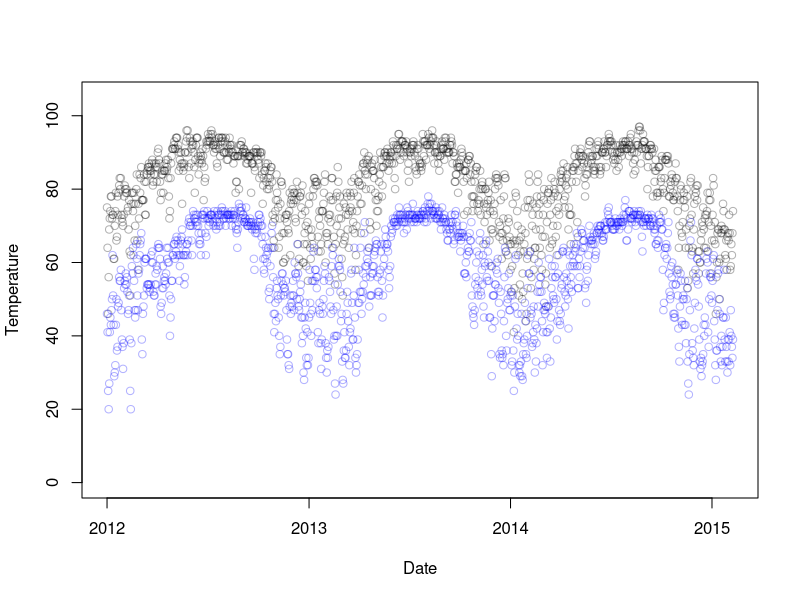
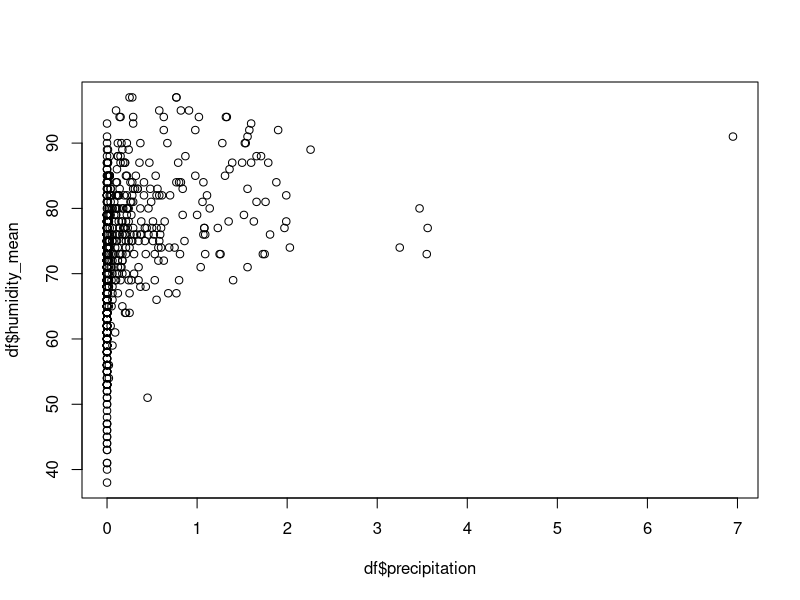

The R source for these figures, in order: (Note: this script raises an error after producing the figures.)
options(stringsAsFactors = FALSE)

#####
# LOAD NICE PACKAGES
#####
library(plyr)

#####
# SET WORKING DIRECTORY TO WHEREVER 
# YOU'VE GOT THE ILI / ED / WEATHER DATA
#####
setwd('uf/phc7000/time_series')

#####
# READ IN ILI AND ALL ED DATA
#####
ili <- read.csv('ili.csv')
ed <- read.csv('all_emergency_alachua.csv')

#####
# READ IN WEATHER DATA
# (use the get_weather.R script to scrape weather data)
#####
weather <- read.csv('gainesville_weather.csv')

#####
# MERGE ALL TOGETHER
#####
temp <- join(x = ed, type = "left", 
                  y = ili,
                  by = "date")
df <- join(x = temp, type = "left",
                y = weather,
                by = "date")
rm(temp, ed, ili, weather)

####
# CLEAN UP A FEW COLUMNS
####
# format "date" as a date object
df$date <- as.Date(df$date)

# make sure "precipitation" is numeric
df$precipitation <- as.numeric(df$precipitation)

#####
# MAKE SOME FUN PLOTS
#####

# max daily temperature
plot(df$date, df$temp_max, xlab = "Date", ylab = "Temperature",
     col = adjustcolor("black", alpha.f = 0.3),
     ylim = c(0, 105))

# add minimum points
points(df$date, df$temp_min,
       col = adjustcolor("blue", alpha.f = 0.3))

# precipitation

# mean humidity

# correlation precipitation / humidity
plot(df$precipitation, df$humidity_mean)

# correlation min and max temp


# correlation cloud cover and precipitation
grouped <- df %>% group_by(cloud_cover) %>%
  summarise(precipitation = mean(precipitation, na.rm = TRUE))

barplot(grouped$precipitation,
        names.arg = grouped$cloud_cover,
        col = "lightblue",
        xlab = "Cloud cover",
        ylab = "Mean daily precipitation (in)")
box("plot")

#####
# TASK
#####

###
# 1. MAKE SOME INTERESTING FEATURES 
###
# day of week
df$day_of_week <- weekdays(df$date)

# weekend

# month

# day of year

# ili_cases as a percentage of all_cases

# mean rolling 21 day humidity average
df$rolling_average <- NA
for (i in 1:nrow(df)){
  df$rolling_average[i] <- 
    mean(df$humidity_mean[which(df$date > (df$date[i] - 21))], na.rm= TRUE)
}

###
# 2. PLOT CORRELATION BETWEEN DAY OF YEAR AND ILI CASES
###

###
# 3. PLOT CORRELATION BETWEEN HUMIDITY 
###

###
# 4. MAKE LINEAR MODEL TO PREDICT ILI CASES
###


###
# 5. DO THE SAME BUT USING POISSON
###
# (the logarithm of ili_cases is a function of...)
fit <- glm(ili_cases ~ temp_min +day_of_week,
           data = df,
           family = poisson(link = 'log'))
exp(coef(fit))
summary(fit)
# Quasipoisson
fit_qpois <- glm(ili_cases ~ temp_min, 
                 data = df,
                 family = quasipoisson)

# Negative binomial regression
fit_nbi <- glm(ili_cases ~ temp_min,
               data = df)

# Add predictions
df$predicted_poisson <- predict(fit, newdata = df, type = "response")
df$predicted_qpois <- predict(fit_qpois, newdata = df, type = "response")
df$predicted_nbi <- predict(fit_nbi, newdata = df, type = "response")

# Visualize
plot(df$date, df$ili_cases, type = "l")
lines(df$date, df$predicted, col = "red", type = "l")
lines(df$date, df$predicted_qpois, col = "green", type = "l")
lines(df$date, df$predicted_nbi, col = "blue", type = "l")

###
# 6. WHICH DID BETTER / POISSON OR GAUSSIAN?
### 



#############################
# TRICKS
#############################



# What happens when you adjust your lag?
# mean rolling humidity average
for(j in 0:30){
  df$humidity_rolling_average <- NA
  for (i in 1:nrow(df)){
    df$humidity_rolling_average[i] <- 
      mean(df$humidity_mean[which(df$date >= (df$date[i] - j) &
                                    df$date <= df$date[i] - 5)], na.rm= TRUE)
  }
  plot(df$date, df$humidity_rolling_average, main = paste0("Rolling average of ", j+1, " days"))
  Sys.sleep(1)
}

# mean rolling max temperature average
plot(df$date, df$temp_max, col = adjustcolor("black", alpha.f = 0.3))
plot(df$date, df$temp_max,  type = "n")

for(j in seq(5,365,5)){
  df$temp_max_rolling_average <- NA
  df$temp_min_rolling_average <- NA
  
  for (i in 1:nrow(df)){
    df$temp_max_rolling_average[i] <- 
      mean(df$temp_max[which(df$date >= (df$date[i] - j) &
                                    df$date <= df$date[i])], na.rm= TRUE)
    df$temp_min_rolling_average[i] <- 
      mean(df$temp_min[which(df$date >= (df$date[i] - j) &
                                    df$date <= df$date[i])], na.rm= TRUE)
  }
  lines(df$date, df$temp_max_rolling_average,
        col = adjustcolor("darkred", alpha.f = 0.3))
  lines(df$date, df$temp_min_rolling_average,
        col = adjustcolor("blue", alpha.f = 0.3))
  #text(main = paste0("Rolling average of ", j+1, " days"))
  Sys.sleep(0.2)
}

#####
# ARIMA
#####
# Create time series object
ts2 <- ts(df$ili_cases,#[which(df$date <= "2014-01-01")],
          start = c(2012, 1),
          end = c(2015,12),
          frequency = 365)

# Seasonal decomposition
fit <- stl(ts2, s.window = "period")
plot(fit)

# additional plots
monthplot(ts2)
library(forecast)
seasonplot(ts2)

# fit an ARIMA model of order P, D, Q
fit <- arima(ts2, order=c(1, 0, 0))
             
# predictive accuracy
accuracy(fit)

# predict next 5 observations
forecast(fit, 5)
plot(forecast(fit, 5))

# Automated forecasting using an exponential model
fit <- ets(ts2)

# Automated forecasting using an ARIMA model
fit <- auto.arima(ts2)

